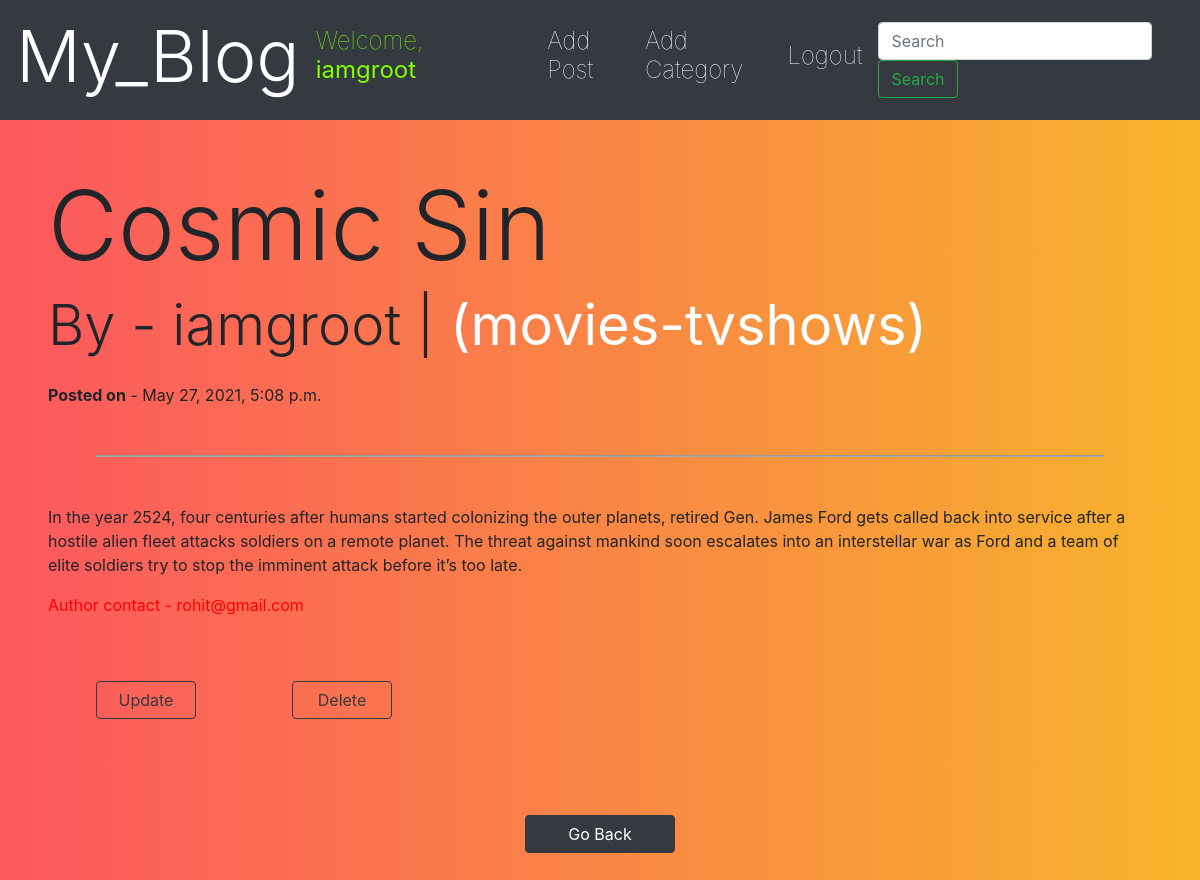
The app's page /article/3 (signed in) with its own data.
### mainapp/models.py (models this page shows, shortened)
class Post(models.Model):
    title = models.CharField(max_length = 10000)
    author = models.ForeignKey(User, on_delete = models.CASCADE)
    body = models.TextField()
    post_date = models.DateTimeField(auto_now_add = True)
    category = models.CharField(max_length = 200, default = "movies-tvshows")

### mainapp/views.py (the view)
# urls.py: path('article/<int:pk>', ArticleDetailView.as_view(), name = 'article-detail'),
class ArticleDetailView(DetailView):
    model = Post
    template_name = 'post_detail.html'

### mainapp/templates/post_detail.html (shortened to what this page needs)
{% extends 'base.html' %}
{% block content %}
{% if user.is_authenticated %}
<div class = "conatainer m-5">
    <div>
        <h1 class = "display-1"> {{post.title}} </h1>
    </div>
    <div>
        <h1 class = "display-4"> By - {{post.author}} | <b> <a href = "{% url 'category' post.category %}">({{post.category}})</a> </b></h1>
    </div>
    <div class = "mt-4">
        <p> <strong>Posted on</strong> - {{post.post_date}}</h1>
    </div>
    <hr class = "m-5" style = "background: darkgrey; height: 1px;" />
    <div>
        <p> {{post.body|safe}} </p>
    </div>
    <p style = 'color: red;'> Author contact - {{post.author.email}} </p>
    {% if user.is_authenticated %}
    <div style = "display: flex;">
        <a class = "btn btn-outline-dark btn-md float-right m-5" style = "width: 100px;" href = "{% url 'update_post' post.pk %}"> Update </a>
        <a class = "btn btn-outline-dark btn-md float-right m-5" style = "width: 100px;" href = "{% url 'delete_post' post.pk %}"> Delete </a>
    </div>
    {% endif %}
</div>
<div class = "text-center">
    <a class = "btn btn-dark mb-5" href = "{% url 'home' %}" style = "width: 150px;"> Go Back </a>
</div>
{% endif %}
{% endblock %}

### mainapp/templates/base.html (shortened to what this page needs)
<!DOCTYPE html>
<html lang="en">
<head>
    <link rel="stylesheet" href="https://cdn.jsdelivr.net/npm/bootstrap@4.5.3/dist/css/bootstrap.min.css">
    <link rel="stylesheet" href="https://use.fontawesome.com/releases/v5.15.3/css/all.css">
</head>
<body>
<nav class="navbar navbar-expand-lg navbar-dark bg-dark primary-color">
    <a class="navbar-brand" href="{% url 'home' %}">
        <h1 class = "display-3"> My_Blog </h1>
    </a>
    <div class="collapse navbar-collapse" id="basicExampleNav">
        {% if user.is_authenticated %}
        <div class = "mr-5">
            <h4 class = "display-5" style = "font-weight: lighter; color: #7FFF00;"> Welcome, <strong>{{user.username}}</strong> </h4>
        </div>
        <div class = "manual mr-3">
            <a href = "{% url 'add_post' %}"><h4 class = "display-5" style = "font-weight: lighter;"> Add Post </h4></a>
        </div>
        <div class = "manual mr-3">
            <a href = "{% url 'add_category' %}"><h4 class = "display-5" style = "font-weight: lighter;"> Add Category </h4></a>
        </div>
        <div class = "manual mr-3">
            <a href = "{% url 'logout' %}"><h4 class = "display-5" style = "font-weight: lighter;"> Logout </h4></a>
        </div>
        {% endif %}
        <form class="form-inline">
        <div class="md-form my-0">
            <input class="form-control me-2" type="search" placeholder="Search" aria-label="Search">
            <button class="btn btn-outline-success" type="submit">Search</button>
        </div>
        </form>
    </div>
</nav>
    {% block content %} {% endblock %}
</body>
</html>

### mainapp/templates/base.html (style rules this page uses)
body { background: rgba(54,217,182); background: linear-gradient(90deg, #fc575e, #f7b42c); }
body a { color: #fff; }

### records on screen
Post: title "Cosmic Sin", author "iamgroot", category "movies-tvshows", post_date "May 27, 2021, 5:08 p.m.", body "In the year 2524, four centuries after humans started colonizing the outer planets, retired Gen. James Ford gets called back into service after a hostile alien fleet attacks soldiers on a remote planet. The threat against mankind soon escalates into an interstellar war as Ford and a team of elite soldiers try to stop the imminent attack before it’s too late.", author.email "rohit@gmail.com"

### other values on screen
{{ user.username }} "iamgroot"
